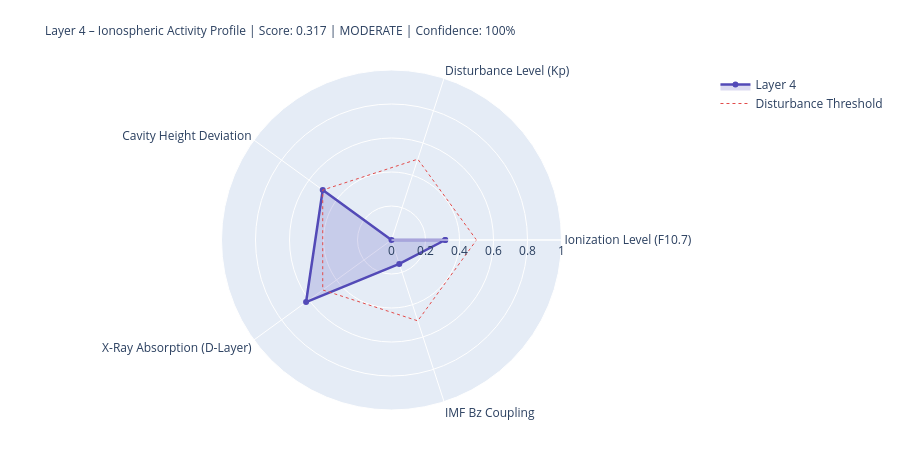

The code cell stored with this chart in its notebook:
### Markdown cell above
---
## 4. State Assessment & Handoff to Layer 5

### Code cell
# ============================================================
# LAYER-4-SCORE
# ============================================================

COMPONENTS = {
    'Ionization Level (F10.7)':    {'score': ioniz,       'source': 'primary' if f107_now else 'from_layer0', 'dynamic': True},
    'Disturbance Level (Kp)':          {'score': disturb,     'source': 'primary' if kp_now   else 'from_layer0', 'dynamic': True},
    'Cavity Height Deviation':    {'score': h_dev,       'source': 'derived',                                'dynamic': True},
    'X-Ray Absorption (D-Layer)':{'score': xray_ioniz,  'source': 'primary' if xray_now else 'missing',     'dynamic': True},
    'IMF Bz Coupling':             {'score': bz_coupling, 'source': 'primary' if bz_now   else 'from_layer0', 'dynamic': True},
}

available    = {k: v['score'] for k, v in COMPONENTS.items() if v['score'] is not None}
unavailable  = [k for k, v in COMPONENTS.items() if v['score'] is None]
layer4_score = round(sum(available.values()) / len(available), 4) if available else None
confidence   = round(len(available) / len(COMPONENTS), 2)
level = ('unknown' if layer4_score is None
         else 'quiet'   if layer4_score < 0.3
         else 'moderate' if layer4_score < 0.6
         else 'active')
dominant_l4 = max(available, key=available.get) if available else 'none'

# Resonance delta for Schumann SR-1
sr1_ref = schumann_freq(1, 80.0)
sr1_now = schumann_freq(1, h_eff)
sr1_delta_mhz = (sr1_now - sr1_ref) * 1000

# Propagation conditions
prop_cond = ('disturbed'   if kp_val > 4
             else 'unsettled' if kp_val > 2
             else 'normal')
if xray_class in ['X', 'M']:
    prop_cond = 'Radio-Blackout moeglich'

W = 68
print('=' * W)
print('LAYER 4 – IONOSPHERE – STATE ASSESSMENT')
print('=' * W)
for name, comp in COMPONENTS.items():
    s = comp['score']
    if s is not None:
        bar = '█' * int(s * 20) + '░' * (20 - int(s * 20))
        print(f'  {name:<36} {bar}  {s:.3f}  [{comp["source"]}]')
    else:
        print(f'  {name:<36} {"─" * 20}  n/a   [missing]')
print('-' * W)
print(f'  Score:          {layer4_score:.3f}  ({len(available)}/{len(COMPONENTS)} components)')
print(f'  Confidence:     {confidence:.0%}')
print(f'  Level:          {level.upper()}')
print(f'  Dominant:       {dominant_l4}')
print(f'  Cavity height:  {h_eff:.1f} km  (Ref: 80.0 km)')
print(f'  SR-1:           {sr1_now:.3f} Hz  (Δ {sr1_delta_mhz:+.1f} mHz vs. ref)')
print(f'  Propagation:    {prop_cond}')
print(f'  X-Ray:          {xray_class}-class  ({xray_now:.2e} W/m²)' if xray_now else '  X-Ray:          n/a')
print('=' * W)

# Radar
cats   = list(available.keys())
vals_r = list(available.values())
if len(cats) >= 3:
    fig = go.Figure()
    fig.add_trace(go.Scatterpolar(
        r=vals_r + [vals_r[0]], theta=cats + [cats[0]],
        fill='toself', fillcolor='rgba(83,74,183,0.20)',
        line=dict(color='#534AB7', width=2.5), name='Layer 4'
    ))
    fig.add_trace(go.Scatterpolar(
        r=[0.5] * (len(cats)+1), theta=cats + [cats[0]],
        line=dict(color='#E24B4A', dash='dot', width=1),
        mode='lines', name='Disturbance Threshold'
    ))
    fig.update_layout(
        title=dict(
            text=f'Layer 4 – Ionospheric Activity Profile | Score: {layer4_score:.3f} | {level.upper()} | Confidence: {confidence:.0%}',
            font=dict(size=12)
        ),
        polar=dict(radialaxis=dict(visible=True, range=[0, 1])),
        height=450, showlegend=True,
        margin=dict(l=80, r=80, t=70, b=40)
    )
    fig.show()

### Figure 1 — Plotly figure (JSON) as saved in the notebook; plotly's stock layout.template omitted (floating-point values rounded to 4 significant figures)
{"data": [{"fill": "toself", "fillcolor": "rgba(83,74,183,0.20)", "line": {"color": "#534AB7", "width": 2.5}, "name": "Layer 4", "r": [0.316, 0.0, 0.5, 0.621, 0.148, 0.316], "theta": ["Ionization Level (F10.7)", "Disturbance Level (Kp)", "Cavity Height Deviation", "X-Ray Absorption (D-Layer)", "IMF Bz Coupling", "Ionization Level (F10.7)"], "type": "scatterpolar"}, {"line": {"color": "#E24B4A", "dash": "dot", "width": 1}, "mode": "lines", "name": "Disturbance Threshold", "r": [0.5, 0.5, 0.5, 0.5, 0.5, 0.5], "theta": ["Ionization Level (F10.7)", "Disturbance Level (Kp)", "Cavity Height Deviation", "X-Ray Absorption (D-Layer)", "IMF Bz Coupling", "Ionization Level (F10.7)"], "type": "scatterpolar"}], "layout": {"height": 450, "margin": {"b": 40, "l": 80, "r": 80, "t": 70}, "polar": {"radialaxis": {"range": [0, 1], "visible": true}}, "showlegend": true, "title": {"font": {"size": 12}, "text": "Layer 4 – Ionospheric Activity Profile | Score: 0.317 | MODERATE | Confidence: 100%"}}}
